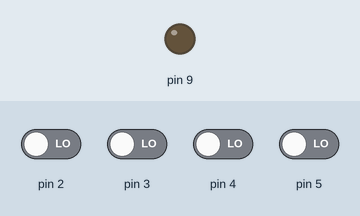
This sketch was run on a simulated Arduino Uno, built with avr-gcc and run on an emulated ATmega328P. Parts: output pins drawn as LEDs (lit = HIGH). The inputs (shaded band) are chosen by the test bench; at power-on: pin 2–5 LOW.

Above: at 1.2 s.
1.3 s: pin 2 driven HIGH and pin 5 driven HIGH
At 2.5 s:
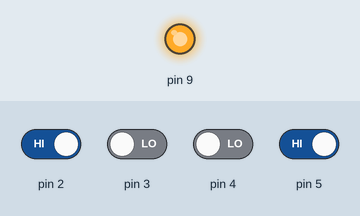
2.8 s: pin 2 driven LOW
At 3.6 s:
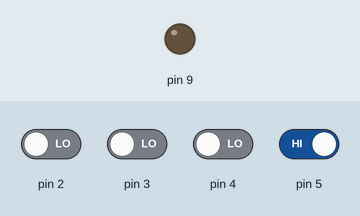
4.3 s: pin 2 driven HIGH
At 4.8 s:
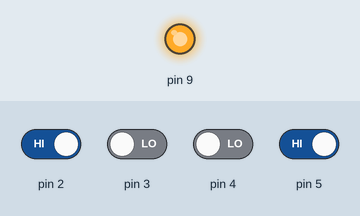
Timing chart, 0 to 7.3 s (numbered marks = the images above; inputs shaded):
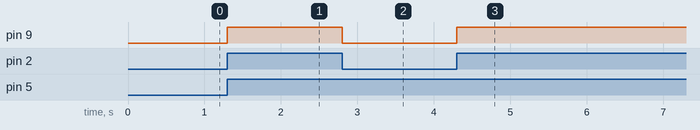

The sketch:

experiment_3.2.ino
```cpp
void setup()
{
  pinMode(9, OUTPUT);
  pinMode(2, INPUT);
  pinMode(3, INPUT);
  pinMode(4, INPUT);
  pinMode(5, INPUT);
}

void loop()
{
  int sw1 = digitalRead(2);
  int sw2 = digitalRead(3);
  int sw3 = digitalRead(4);
  int sw4 = digitalRead(5);

  int decimalValue = (8 * sw4) + (4 * sw3) + (2 * sw2) + (1 * sw1);

  if(decimalValue >= 9) {
    digitalWrite(9, HIGH);
  }else {
    digitalWrite(9, LOW);
  }

  delay(100); // for stability

}
```

Measured:
- after the input at 1.3 s, pin 9: LOW → HIGH at once
- after the input at 2.8 s, pin 9: HIGH → LOW at once
- after the input at 4.3 s, pin 9: LOW → HIGH at once
